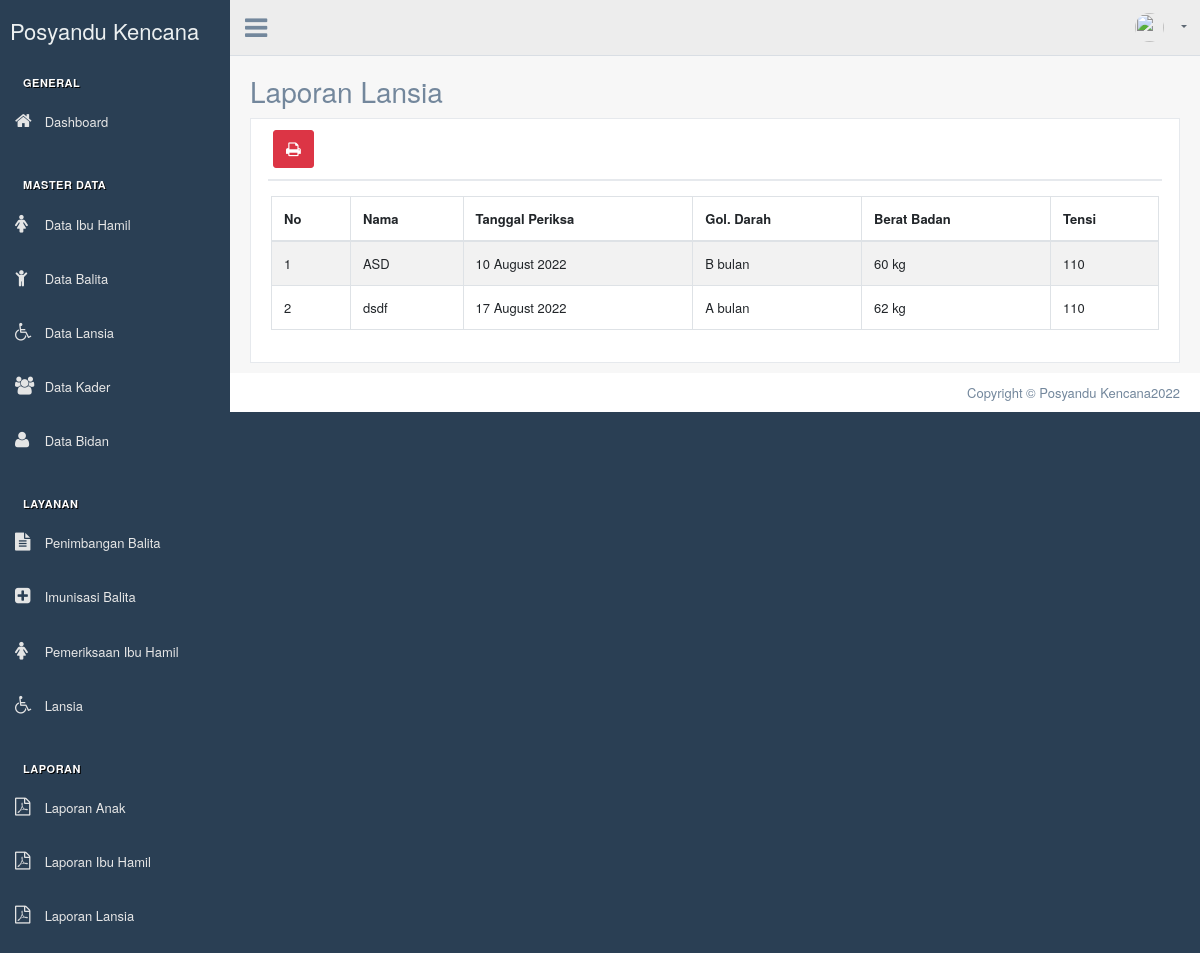
/index.php/lansia/laporan, run on an earlier commit of the app's database.
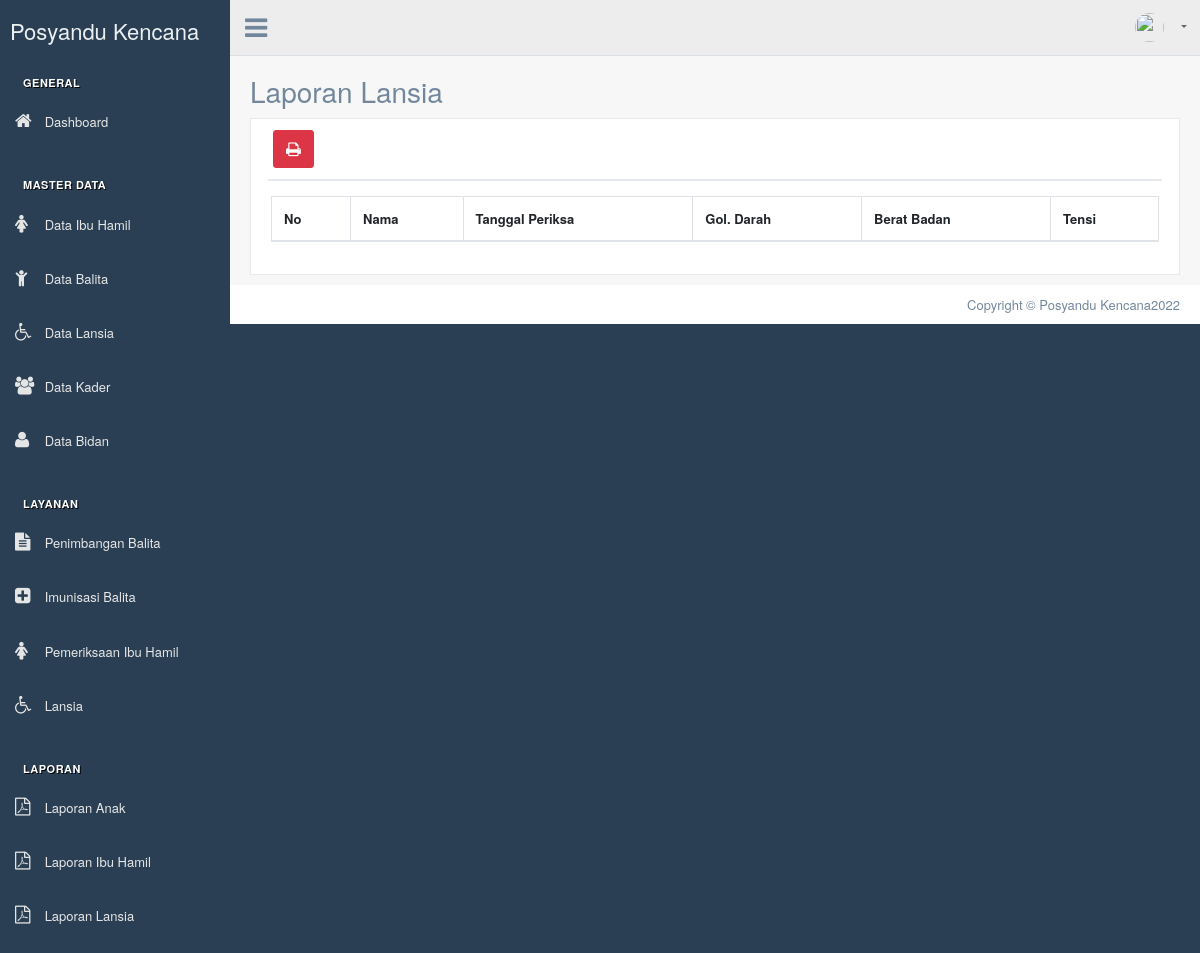
And on a later commit of the database.
### tables this page shows
CREATE TABLE `layanan_lansia` (
  `id_layanan_lansia` int(11) NOT NULL,
  `id_lansia` int(11) NOT NULL,
  `tgl_pemeriksaan` date NOT NULL,
  `gol_darah` varchar(1) NOT NULL,
  `bb` varchar(200) NOT NULL,
  `tensi` varchar(200) NOT NULL,
  `bingkisan` varchar(250) NOT NULL
);

CREATE TABLE `lansia` (
  `id_lansia` int(11) NOT NULL,
  `nama` varchar(255) NOT NULL,
  `tempat_lahir` varchar(200) NOT NULL,
  `tgl_lahir` date NOT NULL,
  `alamat` varchar(500) NOT NULL
);

### application/controllers/Lansia.php (called while the page is built, shortened)
<?php
class Lansia extends CI_Controller
{
    public function __construct()
    {
        $this->load->model('lansia_model');
        $this->load->model('Laporan_model');
    }
    public function laporan()
    {
        $data['title'] = 'Laporan Lansia | Posyandu Kencana';
        $data['user'] = $this->db->get_where('user', ['username' => $this->session->userdata('username')])->row_array();
        $data['lansia'] = $this->Laporan_model->getlansia();
        $this->load->view('templates/header-datatables', $data);
        $this->load->view('templates/sidebar');
        $this->load->view('templates/topbar', $data);
        $this->load->view('lansia/laporan', $data);
        $this->load->view('templates/footer-datatables');
    }
}

### index.php (called while the page is built, shortened)
<?php
require_once BASEPATH.'core/CodeIgniter.php';

### application/models/Laporan_model.php (called while the page is built, shortened)
<?php
class Laporan_model extends CI_Model
{
    function getlansia(){
        $this->db->select('*')
            ->from('lansia h')
            ->join('layanan_lansia q', 'q.id_lansia = h.id_lansia');
        $res = $this->db->get();
        return $res->result();
    }
}

### application/views/lansia/laporan.php (the view, shortened to what this page needs)
<div class="right_col" role="main">
    <div class="page-title">
        <div class="title_left">
            <h3>Laporan Lansia</h3>
        </div>
    </div>
    <div class="clearfix"></div>
    <div class="row">
        <div class="col-md-12 col-sm-12 ">
            <div class="x_panel">
                <div class="x_title">
                    <a class="btn btn-danger" href="<?= base_url('laporan_anak/cetak_laporan') ?>"><i class="fa fa-print"></i></a>
                </div>
                <div class="x_content">
                    <div class="row">
                        <div class="col-sm-12">
                            <div class="card-box table-responsive">
                                <table id="datatable" class="table table-striped table-bordered" style="width:100%">
                                    <thead>
                                        <tr>
                                            <th>No</th>
                                            <th>Nama</th>
                                            <th>Tanggal Periksa</th>
                                            <th>Gol. Darah</th>
                                            <th>Berat Badan</th>
                                            <th>Tensi</th>
                                        </tr>
                                    </thead>
                                    <tbody>
                                        <?php $i = 1; ?>
                                        <?php foreach ($lansia as $d) { ?>
                                            <tr>
                                                <td><?= $i ?></td>
                                                <td><?= $d->nama ?></td>
                                                <td><?php echo date_format(date_create($d->tgl_pemeriksaan), "j F Y"); ?></td>
                                                <td><?php echo $d->gol_darah; ?> bulan</td>
                                                <td><?php echo $d->bb; ?> kg</td>
                                                <td><?php echo $d->tensi; ?></td>
                                            </tr>
                                        <?php $i++ ?>
                                        <?php } ?>
                                    </tbody>
                                </table>
                            </div>
                        </div>
                    </div>
                </div>
            </div>
        </div>
    </div>

What changed in the data, as far as the page shows it:
removed layanan_lansia: id_lansia.nama "ASD", tgl_pemeriksaan "10 August 2022", gol_darah "B", bb "60", tensi "110"
removed layanan_lansia: id_lansia.nama "dsdf", tgl_pemeriksaan "17 August 2022", gol_darah "A", bb "62", tensi "110"
